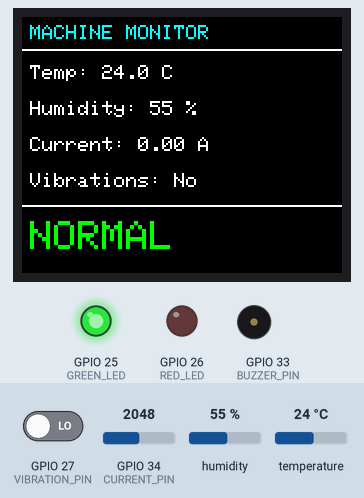
Recording of a sketch running on a simulated ESP32. On the bench: 160×128 colour display, output pins drawn as LEDs (lit = HIGH), buzzer (waves = sounding, pin HIGH). Inputs (shaded band) come from the test bench; at power-on: humidity 55 %, GPIO 27 (VIBRATION_PIN) LOW, GPIO 34 (CURRENT_PIN) = 2048, temperature 24 °C (analog values on the 0–4095 scale). What the sketch prints to the serial monitor is not drawn.

Above: at 4.8 s.
4.9 s: humidity set to 79 %
At 8.9 s:
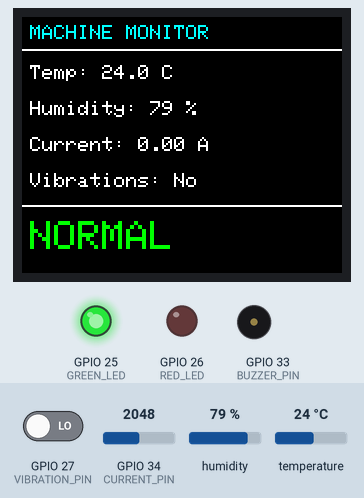
9.2 s: humidity set to 82 %
At 12.1 s:
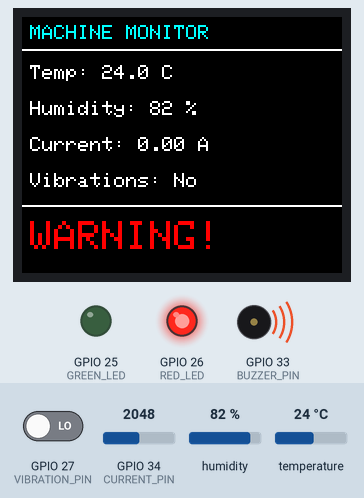
13.2 s: GPIO 27 (VIBRATION_PIN) driven HIGH
At 14.9 s:
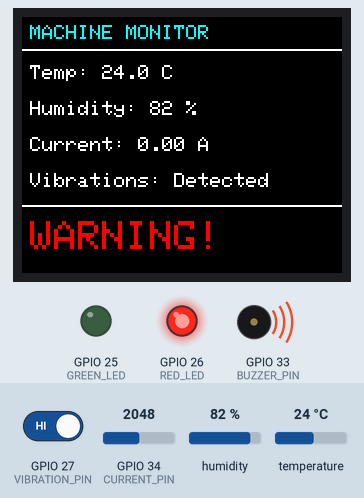
15.2 s: GPIO 34 (CURRENT_PIN) set to 2866
At 16.4 s:
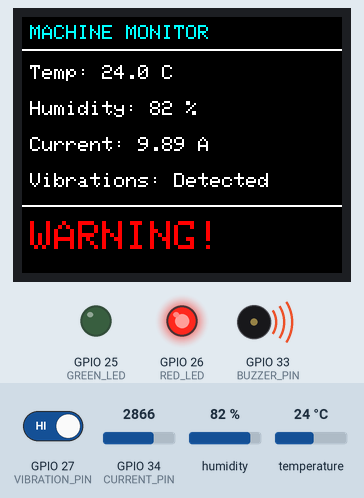
17.2 s: temperature set to 12 °C
At 20.6 s:
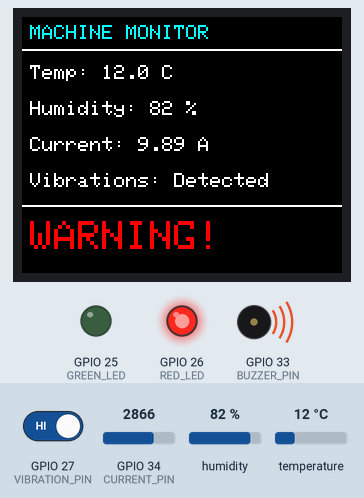
21.2 s: GPIO 34 (CURRENT_PIN) set to 3603
At 22.5 s:
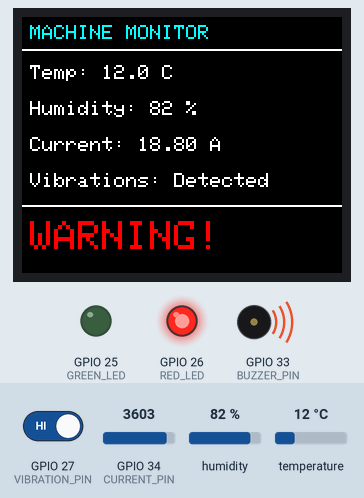
Timing chart, 0 to 24.2 s (numbered marks = the images above; inputs shaded):
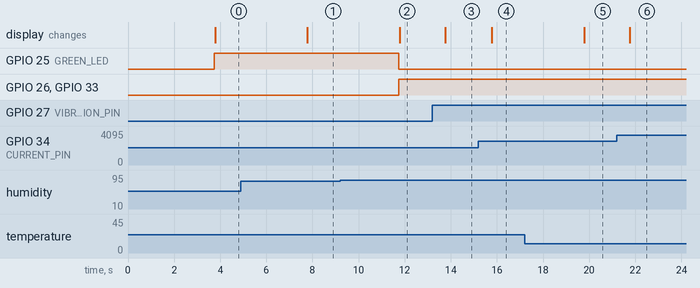

The sketch:

Smart_Predictive_Maintenance.ino
```cpp
// REFERENCE DRAFT extracted from the project report appendix. See firmware/README.md before uploading.
#include <SPI.h>
#include <Adafruit_GFX.h>
#include <Adafruit_ST7735.h>
#include <DHT.h>
#include <math.h>
#define TFT_CS   5
#define TFT_DC   2
#define TFT_RST 14
#define TFT_SCLK 18
#define TFT_MOSI 23
Adafruit_ST7735 tft(TFT_CS, TFT_DC, TFT_RST);
#define DHT_PIN       4
#define DHT_TYPE      DHT11
#define VIBRATION_PIN 27
#define CURRENT_PIN   34
#define GREEN_LED     25
#define RED_LED       26
#define BUZZER_PIN    33
DHT dht(DHT_PIN, DHT_TYPE);
const float TEMP_LIMIT = 40.0;
const float HUMIDITY_LIMIT = 80.0;
const float CURRENT_LIMIT = 1.5;
const float ACS_SENSITIVITY = 0.100;
const float DIVIDER_RATIO = 1.5;
const bool VIBRATION_ACTIVE_HIGH = true;
float temperature = NAN, humidity = NAN;
float currentAmps = 0.0, zeroCurrentVoltage = 2.50;
bool vibrationDetected = false, warning = false;
unsigned long lastRead = 0;
const unsigned long READ_INTERVAL = 2000;
float readCurrent() {
uint32_t totalMilliVolts = 0;
for (int i = 0; i < 20; i++) {
totalMilliVolts += analogReadMilliVolts(CURRENT_PIN);
delay(2);
}
float adcVoltage = (totalMilliVolts / 20.0) / 1000.0;
float sensorVoltage = adcVoltage * DIVIDER_RATIO;
float amps = (sensorVoltage - zeroCurrentVoltage)
/ ACS_SENSITIVITY;
return fabs(amps);
}
void calibrateCurrentSensor() {
Serial.println("Calibrating ACS712...");
Serial.println("Keep motor OFF.");
delay(1500);
uint32_t totalMilliVolts = 0;
for (int i = 0; i < 100; i++) {
totalMilliVolts += analogReadMilliVolts(CURRENT_PIN);
delay(10);
}
float adcVoltage = (totalMilliVolts / 100.0) / 1000.0;
zeroCurrentVoltage = adcVoltage * DIVIDER_RATIO;
Serial.print("Zero-current voltage: ");
Serial.println(zeroCurrentVoltage, 3);
}
void displayDashboard() {
tft.fillScreen(ST77XX_BLACK);
tft.setTextWrap(false);
tft.setTextSize(1);
tft.setTextColor(ST77XX_CYAN);
tft.setCursor(4, 4);
tft.println("MACHINE MONITOR");
tft.drawFastHLine(0, 16, 160, ST77XX_WHITE);
tft.setTextColor(ST77XX_WHITE);
tft.setCursor(4, 24);
tft.print("Temp: ");
if (isnan(temperature)) {
tft.println("Sensor error");
} else {
tft.print(temperature, 1);
tft.println(" C");
}
tft.setCursor(4, 42);
tft.print("Humidity: ");
if (isnan(humidity)) {
tft.println("Sensor error");
} else {
tft.print(humidity, 0);
tft.println(" %");
}
tft.setCursor(4, 60);
tft.print("Current: ");
tft.print(currentAmps, 2);
tft.println(" A");
tft.setCursor(4, 78);
tft.print("Vibrations: ");
tft.println(vibrationDetected ? "Detected" : "No");
tft.drawFastHLine(0, 94, 160, ST77XX_WHITE);
if (warning) {
tft.setTextColor(ST77XX_RED);
tft.setTextSize(2);
tft.setCursor(4, 102);
tft.println("WARNING!");
} else {
tft.setTextColor(ST77XX_GREEN);
tft.setTextSize(2);
tft.setCursor(4, 102);
tft.println("NORMAL");
}
}
void printSerialData() {
Serial.println("\\n===== MACHINE STATUS =====");
Serial.print("Temperature: ");
if (isnan(temperature)) {
Serial.println("DHT11 read error");
} else {
Serial.print(temperature, 1);
Serial.println(" C");
}
Serial.print("Humidity: ");
if (isnan(humidity)) {
Serial.println("DHT11 read error");
} else {
Serial.print(humidity, 1);
Serial.println(" %");
}
Serial.print("Current: ");
Serial.print(currentAmps, 2);
Serial.println(" A");
Serial.print("Vibrations: ");
Serial.println(vibrationDetected ? "Detected" : "No");
Serial.print("Machine status: ");
Serial.println(warning ? "WARNING" : "NORMAL");
Serial.println("==========================");
}
void setup() {
Serial.begin(115200);
pinMode(VIBRATION_PIN, INPUT);
pinMode(GREEN_LED, OUTPUT);
pinMode(RED_LED, OUTPUT);
pinMode(BUZZER_PIN, OUTPUT);
digitalWrite(GREEN_LED, LOW);
digitalWrite(RED_LED, LOW);
digitalWrite(BUZZER_PIN, LOW);
analogReadResolution(12);
analogSetPinAttenuation(CURRENT_PIN, ADC_11db);
dht.begin();
SPI.begin(TFT_SCLK, -1, TFT_MOSI, TFT_CS);
tft.initR(INITR_GREENTAB);
tft.setRotation(1);
tft.fillScreen(ST77XX_BLACK);
tft.setTextColor(ST77XX_WHITE);
tft.setTextSize(1);
tft.setCursor(4, 30);
tft.println("Machine Monitor");
tft.setCursor(4, 50);
tft.println("Starting...");
calibrateCurrentSensor();
Serial.println("\\nSmart Predictive Maintenance");
Serial.println("System started.");
delay(1000);
}
void loop() {
if (millis() - lastRead < READ_INTERVAL) {
return;
}
lastRead = millis();
temperature = dht.readTemperature();
humidity = dht.readHumidity();
int vibrationState = digitalRead(VIBRATION_PIN);
if (VIBRATION_ACTIVE_HIGH) {
vibrationDetected = (vibrationState == HIGH);
} else {
vibrationDetected = (vibrationState == LOW);
}
currentAmps = readCurrent();
bool temperatureWarning =
!isnan(temperature) && temperature > TEMP_LIMIT;
bool humidityWarning =
!isnan(humidity) && humidity > HUMIDITY_LIMIT;
bool currentWarning = currentAmps > CURRENT_LIMIT;
bool sensorWarning = isnan(temperature) || isnan(humidity);
warning = vibrationDetected || temperatureWarning ||
humidityWarning || currentWarning || sensorWarning;
digitalWrite(GREEN_LED, warning ? LOW : HIGH);
digitalWrite(RED_LED, warning ? HIGH : LOW);
digitalWrite(BUZZER_PIN, warning ? HIGH : LOW);
displayDashboard();
printSerialData();
}
```

Measured:
- the behaviour switches between 80 and 81 % on humidity (found by bisection; images 1 and 2)
- after the input at 4.9 s, the display: changes after 2.9 s (image 1)
- after the input at 9.2 s, GPIO 25 (GREEN_LED): HIGH → LOW after 2.5 s; GPIO 26 (RED_LED), GPIO 33 (BUZZER_PIN): LOW → HIGH after 2.5 s; the display: changes after 2.6 s (image 2)
- after the input at 13.2 s, the display: changes after 0.56 s (image 3)
- after the input at 15.2 s, the display: changes after 0.58 s (image 4)
- after the input at 17.2 s, the display: changes after 2.6 s (image 5)
- after the input at 21.2 s, the display: changes after 0.56 s (image 6)
